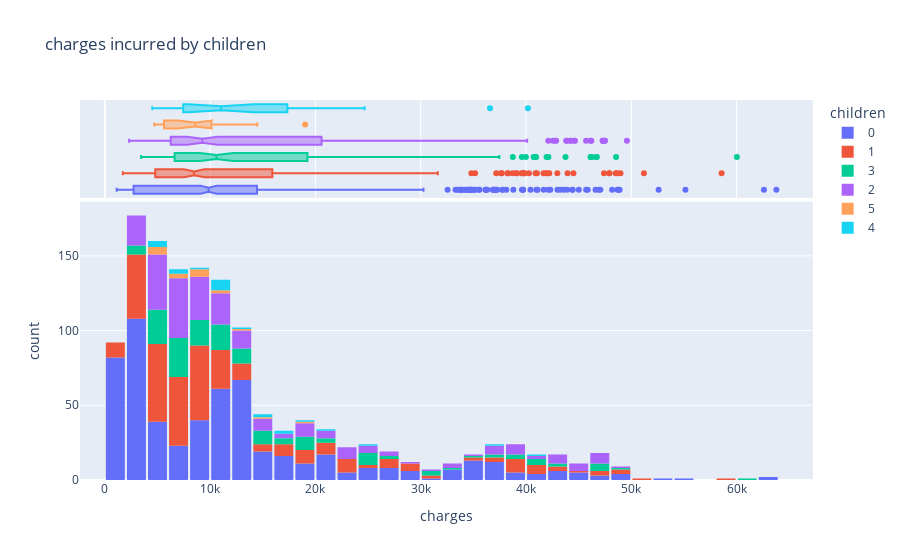

Notebook code cell kept with this figure:
### Markdown cell above
## Visualization of the distributions of the "sex", "region" and "children" columns

### Code cell
fig = px.histogram(hI_data,
                  x = 'charges',
                   marginal ="box",
                  color = 'children',
                  title = 'charges incurred by children')
fig.update_layout(bargap=0.1)
fig.show()

### Figure 1 — Plotly figure (JSON) as saved in the notebook; plotly's stock layout.template omitted (floating-point values rounded to 4 significant figures; data arrays with more than 128 entries replaced by an {"elided": "..."} marker saying what was removed)
{"data": [{"alignmentgroup": "True", "bingroup": "x", "hovertemplate": "children=0<br>charges=%{x}<br>count=%{y}<extra></extra>", "legendgroup": "0", "marker": {"color": "#636efa", "pattern": {"shape": ""}}, "name": "0", "offsetgroup": "0", "orientation": "v", "showlegend": true, "type": "histogram", "x": {"elided": "574 float values"}, "xaxis": "x", "yaxis": "y"}, {"alignmentgroup": "True", "hovertemplate": "children=0<br>charges=%{x}<extra></extra>", "legendgroup": "0", "marker": {"color": "#636efa"}, "name": "0", "notched": true, "offsetgroup": "0", "showlegend": false, "type": "box", "x": {"elided": "574 float values"}, "xaxis": "x2", "yaxis": "y2"}, {"alignmentgroup": "True", "bingroup": "x", "hovertemplate": "children=1<br>charges=%{x}<br>count=%{y}<extra></extra>", "legendgroup": "1", "marker": {"color": "#EF553B", "pattern": {"shape": ""}}, "name": "1", "offsetgroup": "1", "orientation": "v", "showlegend": true, "type": "histogram", "x": {"elided": "324 float values"}, "xaxis": "x", "yaxis": "y"}, {"alignmentgroup": "True", "hovertemplate": "children=1<br>charges=%{x}<extra></extra>", "legendgroup": "1", "marker": {"color": "#EF553B"}, "name": "1", "notched": true, "offsetgroup": "1", "showlegend": false, "type": "box", "x": {"elided": "324 float values"}, "xaxis": "x2", "yaxis": "y2"}, {"alignmentgroup": "True", "bingroup": "x", "hovertemplate": "children=3<br>charges=%{x}<br>count=%{y}<extra></extra>", "legendgroup": "3", "marker": {"color": "#00cc96", "pattern": {"shape": ""}}, "name": "3", "offsetgroup": "3", "orientation": "v", "showlegend": true, "type": "histogram", "x": {"elided": "157 float values"}, "xaxis": "x", "yaxis": "y"}, {"alignmentgroup": "True", "hovertemplate": "children=3<br>charges=%{x}<extra></extra>", "legendgroup": "3", "marker": {"color": "#00cc96"}, "name": "3", "notched": true, "offsetgroup": "3", "showlegend": false, "type": "box", "x": {"elided": "157 float values"}, "xaxis": "x2", "yaxis": "y2"}, {"alignmentgroup": "True", "bingroup": "x", "hovertemplate": "children=2<br>charges=%{x}<br>count=%{y}<extra></extra>", "legendgroup": "2", "marker": {"color": "#ab63fa", "pattern": {"shape": ""}}, "name": "2", "offsetgroup": "2", "orientation": "v", "showlegend": true, "type": "histogram", "x": {"elided": "240 float values"}, "xaxis": "x", "yaxis": "y"}, {"alignmentgroup": "True", "hovertemplate": "children=2<br>charges=%{x}<extra></extra>", "legendgroup": "2", "marker": {"color": "#ab63fa"}, "name": "2", "notched": true, "offsetgroup": "2", "showlegend": false, "type": "box", "x": {"elided": "240 float values"}, "xaxis": "x2", "yaxis": "y2"}, {"alignmentgroup": "True", "bingroup": "x", "hovertemplate": "children=5<br>charges=%{x}<br>count=%{y}<extra></extra>", "legendgroup": "5", "marker": {"color": "#FFA15A", "pattern": {"shape": ""}}, "name": "5", "offsetgroup": "5", "orientation": "v", "showlegend": true, "type": "histogram", "x": [4688.0, 6799.0, 4831.0, 5080.0, 9789.0, 12590.0, 11550.0, 6666.0, 6654.0, 10100.0, 8966.0, 8597.0, 4915.0, 19020.0, 9222.0, 8582.0, 5615.0, 14480.0], "xaxis": "x", "yaxis": "y"}, {"alignmentgroup": "True", "hovertemplate": "children=5<br>charges=%{x}<extra></extra>", "legendgroup": "5", "marker": {"color": "#FFA15A"}, "name": "5", "notched": true, "offsetgroup": "5", "showlegend": false, "type": "box", "x": [4688.0, 6799.0, 4831.0, 5080.0, 9789.0, 12590.0, 11550.0, 6666.0, 6654.0, 10100.0, 8966.0, 8597.0, 4915.0, 19020.0, 9222.0, 8582.0, 5615.0, 14480.0], "xaxis": "x2", "yaxis": "y2"}, {"alignmentgroup": "True", "bingroup": "x", "hovertemplate": "children=4<br>charges=%{x}<br>count=%{y}<extra></extra>", "legendgroup": "4", "marker": {"color": "#19d3f3", "pattern": {"shape": ""}}, "name": "4", "offsetgroup": "4", "orientation": "v", "showlegend": true, "type": "histogram", "x": [4505.0, 11030.0, 10410.0, 8163.0, 11520.0, 24670.0, 10980.0, 10740.0, 7512.0, 17940.0, 40180.0, 12950.0, 14390.0, 17130.0, 4878.0, 7244.0, 36580.0, 5709.0, 11300.0, 4561.0, 11020.0, 6059.0, 15830.0, 21470.0, 19500.0], "xaxis": "x", "yaxis": "y"}, {"alignmentgroup": "True", "hovertemplate": "children=4<br>charges=%{x}<extra></extra>", "legendgroup": "4", "marker": {"color": "#19d3f3"}, "name": "4", "notched": true, "offsetgroup": "4", "showlegend": false, "type": "box", "x": [4505.0, 11030.0, 10410.0, 8163.0, 11520.0, 24670.0, 10980.0, 10740.0, 7512.0, 17940.0, 40180.0, 12950.0, 14390.0, 17130.0, 4878.0, 7244.0, 36580.0, 5709.0, 11300.0, 4561.0, 11020.0, 6059.0, 15830.0, 21470.0, 19500.0], "xaxis": "x2", "yaxis": "y2"}], "layout": {"autosize": true, "bargap": 0.1, "barmode": "relative", "legend": {"title": {"text": "children"}, "tracegroupgap": 0}, "title": {"text": "charges incurred by children"}, "xaxis": {"anchor": "y", "autorange": true, "domain": [0, 1], "range": [-2359.0, 67250.0], "title": {"text": "charges"}, "type": "linear"}, "xaxis2": {"anchor": "y2", "autorange": true, "domain": [0, 1], "matches": "x", "range": [-2359.0, 67250.0], "showgrid": true, "showticklabels": false, "type": "linear"}, "yaxis": {"anchor": "x", "autorange": true, "domain": [0, 0.7326], "range": [0, 186.3], "title": {"text": "count"}}, "yaxis2": {"anchor": "x2", "autorange": true, "domain": [0.7426, 1], "matches": "y2", "range": [-0.5, 5.5], "showgrid": false, "showline": false, "showticklabels": false, "ticks": "", "type": "category"}}}
